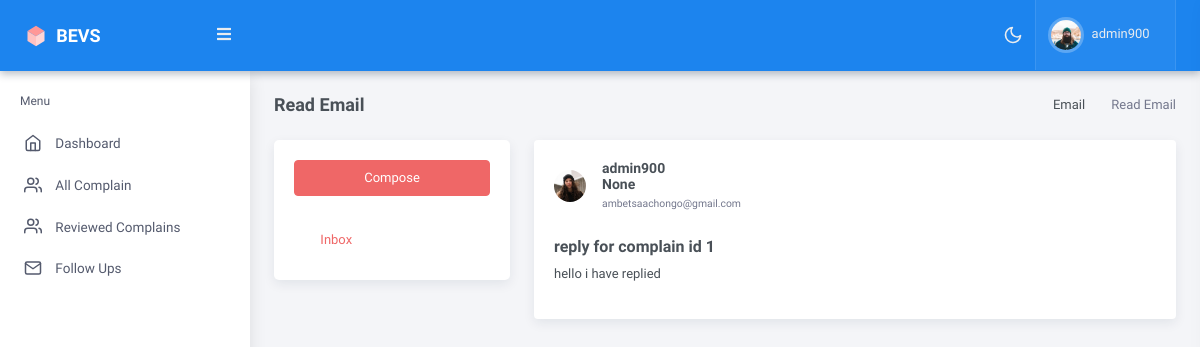
The page /complaints/email_details_committee/6 (signed in) on the database its author committed.
### authentification/models.py (models this page shows, shortened)
class User(AbstractUser):
    email = models.EmailField(verbose_name='email',max_length=255,unique=True)
    phone = models.CharField(null=True,max_length=255)
    type = models.CharField(null=True,max_length=255)
    department =  models.CharField(max_length=255,blank=True,null=True)
    REQUIRED_FIELDS = ['username','phone','first_name','last_name','type']
    USERNAME_FIELD = 'email'

### mainapp/models.py (models this page shows, shortened)
class BaseModel(models.Model):
    created_at = models.DateTimeField(auto_now_add=True)
    updated_at = models.DateTimeField(auto_now=True)
    class Meta:
        abstract = True

class FollowUpEmailss(BaseModel):
    user_id =  models.ForeignKey(User,on_delete=models.CASCADE)
    to_email =  models.EmailField()
    subject = models.CharField(max_length=255)
    message =  models.TextField()
    created_at =  models.DateTimeField(auto_now_add=True)

### mainapp/views.py (the view, shortened to what this page needs)
# urls.py: path('email_details_committee/<id>',email_details_committee,name="email_details_committee"),
@login_required(login_url="authentification:login")
def email_details_committee(request,id):
    prop =  FollowUpEmailss.objects.get(id= id)
    user_to =  User.objects.get(email =  prop.to_email)
    user_id =  request.user.id
    user =  request.user
    user_obj = User.objects.get(id=user_id)
    follow_ups =  FollowUpEmailss.objects.filter(user_id = user_obj)
    all_users =  User.objects.filter()
    context  ={
        'follow_up' :  follow_ups,
        'all_users' :  all_users,
        'props': prop,
        'user_to' :  user_to
    }
    return render(request,'mail_details_committee.html',context)

### mainapp/templates/mail_details_committee.html (shortened to what this page needs)
<!doctype html>
<html lang="en">
{% include './follow_up_files/head_followup.html' %}
 </head>
    <body data-topbar="dark">
        <div id="layout-wrapper">
        {% include './home_student_files/header.html' %}
        {% include './home_commitee/left_sidebar.html' %}
        {% include './follow_up_committee/follow_up_details.html' %}
        </div>
</html>

### mainapp/templates/home_student_files/header.html (shortened to what this page needs)
{% load static %}
            <header id="page-topbar">
                <div class="navbar-header">
                    <div class="d-flex">
                        <div class="navbar-brand-box">
                            <a href="index.html" class="logo logo-light">
                                <span class="logo-lg">
                                    <img src="{% static '/dashboard/assets/images/logo-sm.svg' %}" alt="" height="24"> <span class="logo-txt">Bevs</span>
                                </span>
                            </a>
                        </div>
                        <button type="button" class="btn btn-sm px-3 font-size-16 header-item" id="vertical-menu-btn">
                            <i class="fa fa-fw fa-bars"></i>
                        </button>
                    </div>
                    <div class="d-flex">
                        <div class="dropdown d-none d-sm-inline-block">
                            <button type="button" class="btn header-item" id="mode-setting-btn">
                                <i data-feather="moon" class="icon-lg layout-mode-dark"></i>
                            </button>
                        </div>
                        <div class="dropdown d-inline-block">
                            <button type="button" class="btn header-item bg-soft-light border-start border-end" id="page-header-user-dropdown"
                            data-bs-toggle="dropdown" aria-haspopup="true" aria-expanded="false">
                                <img class="rounded-circle header-profile-user" src="{% static '/dashboard/assets/images/users/avatar-1.jpg' %}"
                                    alt="Header Avatar">
                                    {% if request.user.is_authenticated %}
                                <span class="d-none d-xl-inline-block ms-1 fw-medium">{{request.user.username}}</span>
                                {% endif %}
                                <i class="mdi mdi-chevron-down d-none d-xl-inline-block"></i>
                            </button>
                        </div>
                    </div>
                </div>
            </header>

### mainapp/templates/follow_up_committee/follow_up_details.html (shortened to what this page needs)
{% load static %}
            <div class="main-content">
                <div class="page-content">
                    <div class="container-fluid">
                        <div class="row">
                            <div class="col-12">
                                <div class="page-title-box d-sm-flex align-items-center justify-content-between">
                                    <h4 class="mb-sm-0 font-size-18">Read Email</h4>
                                    <div class="page-title-right">
                                        <ol class="breadcrumb m-0">
                                            <li class="breadcrumb-item"><a href="javascript: void(0);">Email</a></li>
                                            <li class="breadcrumb-item active">Read Email</li>
                                        </ol>
                                    </div>
                                </div>
                            </div>
                        </div>
                        <div class="row">
                            <div class="col-12">
                                <div class="email-leftbar card">
                                    <button type="button" class="btn btn-danger btn-block waves-effect waves-light" data-bs-toggle="modal" data-bs-target="#composemodal">
                                        Compose
                                    </button>
                                    <div class="mail-list mt-4">
                                        <a href="javascript: void(0);" class="active"><i class="mdi mdi-email-outline me-2"></i> Inbox </a>
                                    </div>
                                </div>
                                <div class="email-rightbar mb-3">
                                    <div class="card">
                                        <div class="card-body">
                                            <div class="d-flex align-items-center mb-4">
                                                <div class="flex-shrink-0 me-3">
                                                    <img class="rounded-circle avatar-sm" src="{% static '/dashboard/assets/images/users/avatar-2.jpg' %}" alt="Generic placeholder image">
                                                </div>
                                                <div class="flex-grow-1">
                                                {% if user_to %}
                                                    <h5 class="font-size-14 mb-0">{{user_to.username}}</h5>
                                                    <h6 class="font-size-14 mb-0">{{user_to.department}}</h6>
                                                    <small class="text-muted">{{user_to.email}}</small>
                                                {% endif %}
                                                </div>
                                            </div>
                                            <h4 class="font-size-16">{{props.subject}}</h4>
                                            <p>{{props.message}}</p>
                                        </div>
                                    </div>
                                </div>
                            </div>
                        </div>
                    </div>
                </div>
            </div>

### rows shown on the page
User: user.username "admin900", username "admin900", department "None", email "ambetsaachongo@gmail.com"
FollowUpEmailss: subject "reply for complain id 1", message "hello i have replied"
